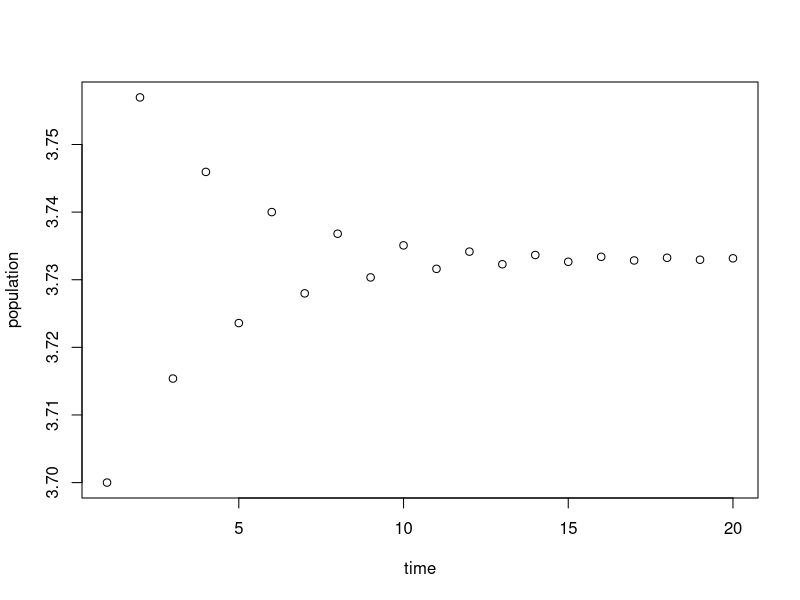

Write R code to recreate this figure.
# This script runs a logistic growth model and plots the behavior for the
# first N time points

rm(list=ls())  # clear out any unnecessary variables
r <- 3  # growth rate parameter
N <- 20  # number of time points to run
x <- rep(0,N)  # initialize a vector of zeros (to be filled in with populations)
x[1] <- 3.7
# initial population (must be between 0 and 1)

# Run the population model for N time points
for (i in 2:N) {
  x[i] <- r*(x[i-1]^3)*exp(-(x[i-1]))
}

plot(1:N, x, xlab="time", ylab="population")


